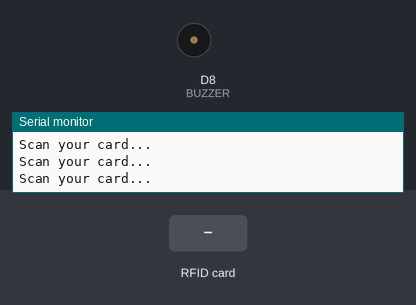
This sketch was run on a simulated ESP8266 (NodeMCU). Parts: buzzer (waves = sounding, pin HIGH), the last lines printed to the serial monitor. The inputs (shaded band) are chosen by the test bench. WiFi joins after 1.5 s; servers stay silent unless stated; uploads are accepted with an empty reply.

Above: at 2.8 s.
2.9 s: RFID card 12 34 56 78 held to the reader
At 3.02 s:
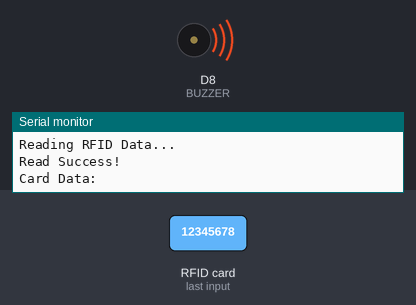
Timing chart, 0 to 5.9 s (numbered marks = the images above; inputs shaded):
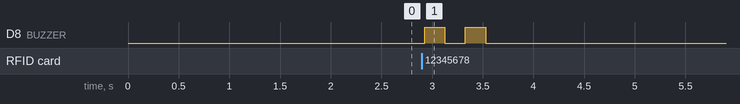

The sketch:

MainProject.ino
```cpp
#include <SPI.h>
#include <MFRC522.h>
#include <Arduino.h>
#include <ESP8266WiFi.h>
#include <ESP8266HTTPClient.h>
#include <WiFiClientSecureBearSSL.h>

// Pin Definitions
#define RST_PIN  D3
#define SS_PIN   D4
#define BUZZER   D8

// RFID Module Setup
MFRC522 mfrc522(SS_PIN, RST_PIN);
MFRC522::MIFARE_Key key;
MFRC522::StatusCode status;

// WiFi Credentials
#define WIFI_SSID "Ram"
#define WIFI_PASSWORD "12345678"

// Google Sheets URL
const String sheet_url = "https://script.google.com/macros/s/AKfycbyOpNj-O_MCwO01gwfK2WaqahMHCXItk0fP8O0vghMnOc-mWcWaWaZ-gD_sSmdD7_7l/exec";

// RFID Block Configuration
int blockNum = 2;
byte readBlockData[18]; // Buffer for RFID Data

// WiFi Reconnect Function
void checkWiFi() {
  if (WiFi.status() != WL_CONNECTED) {
    Serial.println("Reconnecting WiFi...");
    WiFi.disconnect();
    WiFi.reconnect();
    while (WiFi.status() != WL_CONNECTED) {
      delay(500);
      Serial.print(".");
    }
    Serial.println("\nWiFi Reconnected!");
  }
}

// Function Prototype
void ReadDataFromBlock(int blockNum, byte readBlockData[]);

void setup() {
  Serial.begin(115200);
  Serial.println("Initializing...");

  // Connect to WiFi
  Serial.print("Connecting to WiFi");
  WiFi.begin(WIFI_SSID, WIFI_PASSWORD);
  while (WiFi.status() != WL_CONNECTED) {
    Serial.print(".");
    delay(200);
  }
  Serial.println("\nWiFi Connected!");
  Serial.print("IP Address: ");
  Serial.println(WiFi.localIP());

  // Configure Buzzer
  pinMode(BUZZER, OUTPUT);

  // Initialize RFID Module
  SPI.begin();
  mfrc522.PCD_Init();
}

void loop() {
  checkWiFi(); // Ensure WiFi is always connected

  Serial.println("\nScan your card...");

  // Look for new cards
  if (!mfrc522.PICC_IsNewCardPresent()) return;
  if (!mfrc522.PICC_ReadCardSerial()) return;

  Serial.println("Reading RFID Data...");
  ReadDataFromBlock(blockNum, readBlockData);

  // Print card data
  Serial.print("Card Data: ");
  Serial.println((char*)readBlockData);

  // Activate buzzer for confirmation
  digitalWrite(BUZZER, HIGH);
  delay(200);
  digitalWrite(BUZZER, LOW);
  delay(200);
  digitalWrite(BUZZER, HIGH);
  delay(200);
  digitalWrite(BUZZER, LOW);

  // Send Data to Google Sheets
  if (WiFi.status() == WL_CONNECTED) {
    String request_url = sheet_url + "?name=" + String((char*)readBlockData);
    request_url.trim();
    Serial.println("Request URL: " + request_url);

    HTTPClient https;
    std::unique_ptr<BearSSL::WiFiClientSecure> client(new BearSSL::WiFiClientSecure);
    client->setInsecure();

    if (https.begin(*client, request_url)) {
      int httpCode = https.GET();
      if (httpCode > 0) {
        Serial.printf("Server Response: %d\n", httpCode);
      } else {
        Serial.printf("HTTP GET Failed: %s\n", https.errorToString(httpCode).c_str());
      }
      https.end();
    } else {
      Serial.println("Connection Failed!");
    }
  }

  // Halt card to allow new scans
  mfrc522.PICC_HaltA();
  mfrc522.PCD_StopCrypto1();

  delay(1000);
}

// Function to Read Data from RFID Block
void ReadDataFromBlock(int blockNum, byte readBlockData[]) {
  for (byte i = 0; i < 6; i++) key.keyByte[i] = 0xFF;

  status = mfrc522.PCD_Authenticate(MFRC522::PICC_CMD_MF_AUTH_KEY_A, blockNum, &key, &(mfrc522.uid));
  if (status != MFRC522::STATUS_OK) {
    Serial.print("Authentication Failed: ");
    Serial.println(mfrc522.GetStatusCodeName(status));
    return;
  }

  byte bufferLen = 18; // FIXED: Proper declaration
  status = mfrc522.MIFARE_Read(blockNum, readBlockData, &bufferLen);

  if (status != MFRC522::STATUS_OK) {
    Serial.print("Read Failed: ");
    Serial.println(mfrc522.GetStatusCodeName(status));
  } else {
    Serial.println("Read Success!");
  }
}
```

Measured:
- after the input at 2.9 s, D8 (BUZZER): alternates HIGH for 0.20 s and LOW for 0.20 s, 4 changes in all, then stays LOW, starting at once
